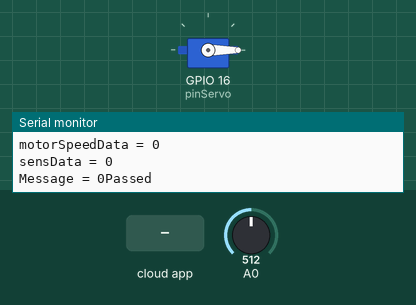
Recording of a sketch running on a simulated ESP8266 (NodeMCU). Shown: servo, the last lines printed to the serial monitor. The test bench sets the inputs (shaded band); at power-on: A0 = 512. WiFi joins after 1.5 s; servers stay silent unless stated; the Firebase database answers and starts empty.

Above: at 2.7 s.
2.8 s: the phone or cloud app sets angle to 1
At 4.9 s:
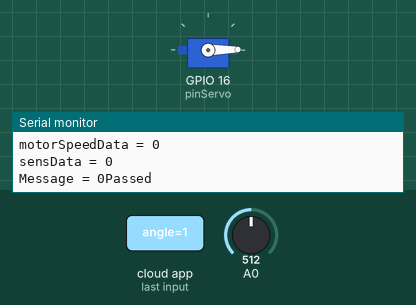
5.2 s: the phone or cloud app sets angle to 90
At 6.4 s:
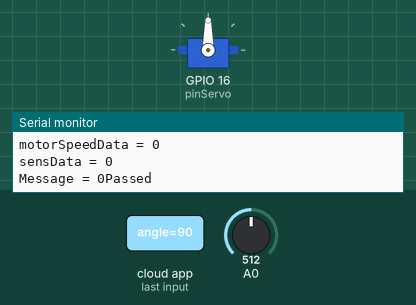
7.5 s: the phone or cloud app sets angle to 0
At 9.0 s:
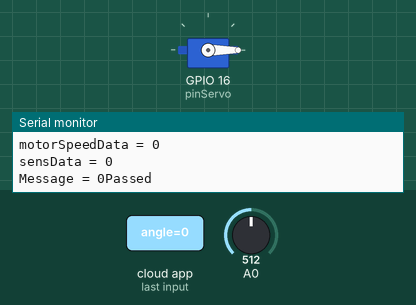
Timing chart, 0 to 10.5 s (numbered marks = the images above; inputs shaded):
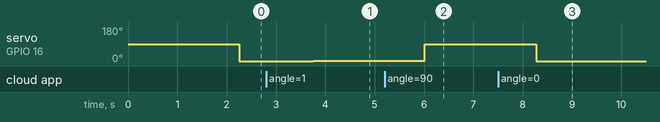

Measured:
- after the input at 2.8 s, servo on GPIO 16 (pinServo): 0° → 1° after 0.96 s
- after the input at 5.2 s, servo on GPIO 16 (pinServo): 1° → 90° after 0.81 s
- after the input at 7.5 s, servo on GPIO 16 (pinServo): 90° → 0° after 0.77 s

The sketch:

esp_IoT_Firebase_com.ino
```cpp
#include<SoftwareSerial.h>
#include <FirebaseESP8266.h>
#define FIREBASE_HOST "esp8266-flutter-test.firebaseio.com"
#define FIREBASE_AUTH "3Ebc8GnRzWsWsS84IgEUIEWjQee5FsTIaQTaMXfb"

#define WIFI_SSID "AndroidHotspot4429"
#define WIFI_PASSWORD "123456789"
#include <Servo.h>

SoftwareSerial SUART(4, 5); //SRX=Dpin-D2; STX-DPin-D1
//-------------------------

// Pin attribution
// Constants for the sensor
const int pinServo = 16; //D0 on esp8266

int robot_speed = 0;
int sens = 0;
int message = 0;


Servo myservo;
FirebaseData firebaseData;
FirebaseJson json;
// Define the actuators data objects of actuators
FirebaseData angleData;
FirebaseData motorSpeedData;
FirebaseData sensData;
FirebaseData turnData;

void setup()
{
  Serial.begin(4800); //enable Serial Monitor
  SUART.begin(4800); //enable SUART Port
  WIFInit();
  FirebaseInit();
  init_sensors_actuators();
}

void loop()
{
  /*
    We create a message to send it with SUART encoded on a int
    the int is between 0 and 99 in the format XY
    X is the direction 0 straight, 1 back, 2 left, 3 right
    Y is the speed between 0 and 9
  */
  delay(1);
  // send sensor data to the database
  //sendSensorState();

  float distance = sendSensorState();
  //float distance = 1;
  json.clear().add("distance", distance);
  if(Firebase.setJSON(firebaseData, "/sensors/Json", json)){
    Serial.println("Passed");
  }else{
    Serial.println("Failed");
  }

  updateActuators();
}

void init_sensors_actuators(){

  //assign pin for the servo motor
  myservo.attach(pinServo);

}

void WIFInit(){
  WiFi.begin(WIFI_SSID, WIFI_PASSWORD);
  //WiFi.begin(WIFI_SSID);
  Serial.print("Connecting to WiFi");
  while(WiFi.status() != WL_CONNECTED){
    Serial.print(".");
    delay(300);
  }
  Serial.println();
  Serial.print("Conneceted with IP: ");
  Serial.println(WiFi.localIP());
  Serial.println();
}

void FirebaseInit(){
  Firebase.begin(FIREBASE_HOST, FIREBASE_AUTH);
  Firebase.reconnectWiFi(true);
  Firebase.setReadTimeout(firebaseData, 1000 * 60);
  Firebase.setwriteSizeLimit(firebaseData, "tiny");
}

float sendSensorState(){
  float sensor_volt;
  float R0 = -0.15;
  float RS_gas; // Get value of RS in a GAS

  float ratio; // Get ratio RS_GAS/RS_air

  int sensorValue = analogRead(A0);

  sensor_volt=(float)sensorValue/1024*5.0;

  RS_gas = (5.0-sensor_volt)/sensor_volt; // omit *RL


  /*-Replace the name "R0" with the value of R0 in the demo of First Test -*/

  ratio = RS_gas/R0;  // ratio = RS/R0
  return RS_gas;
}
void updateActuators(){
  // get data from the variable which contain the last database state
  Firebase.getInt(angleData, "/actuators/Json/angle");
  Firebase.getInt(motorSpeedData, "/actuators/Json/motorSpeed");
  Firebase.getInt(sensData, "/actuators/Json/sens");
  Firebase.getInt(turnData, "/actuators/Json/turn");
  Serial.print("command = ");
  Serial.println(angleData.intData()); // the message from FireBase
  // use data to change actuators state

  // Control the servomotor
  myservo.write(angleData.intData());
  Serial.print("motorSpeedData = ");
  Serial.println(motorSpeedData.intData());
  Serial.print("sensData = ");
  Serial.println(sensData.intData());
  // Control the robot motion
  updateMotorState(motorSpeedData.intData(), sensData.intData());

}


void updateMotorState(int robot_speed, int sens){
  message = 10 * sens + robot_speed;
  if(robot_speed == 0){
    sens == 4;
  }
  Serial.print("Message = ");
  Serial.print((int)sens);
  //----Send Motor control via SUART port----
  SUART.print(" ");
  SUART.print((int)sens, DEC);
  SUART.print(" ");
}
```
